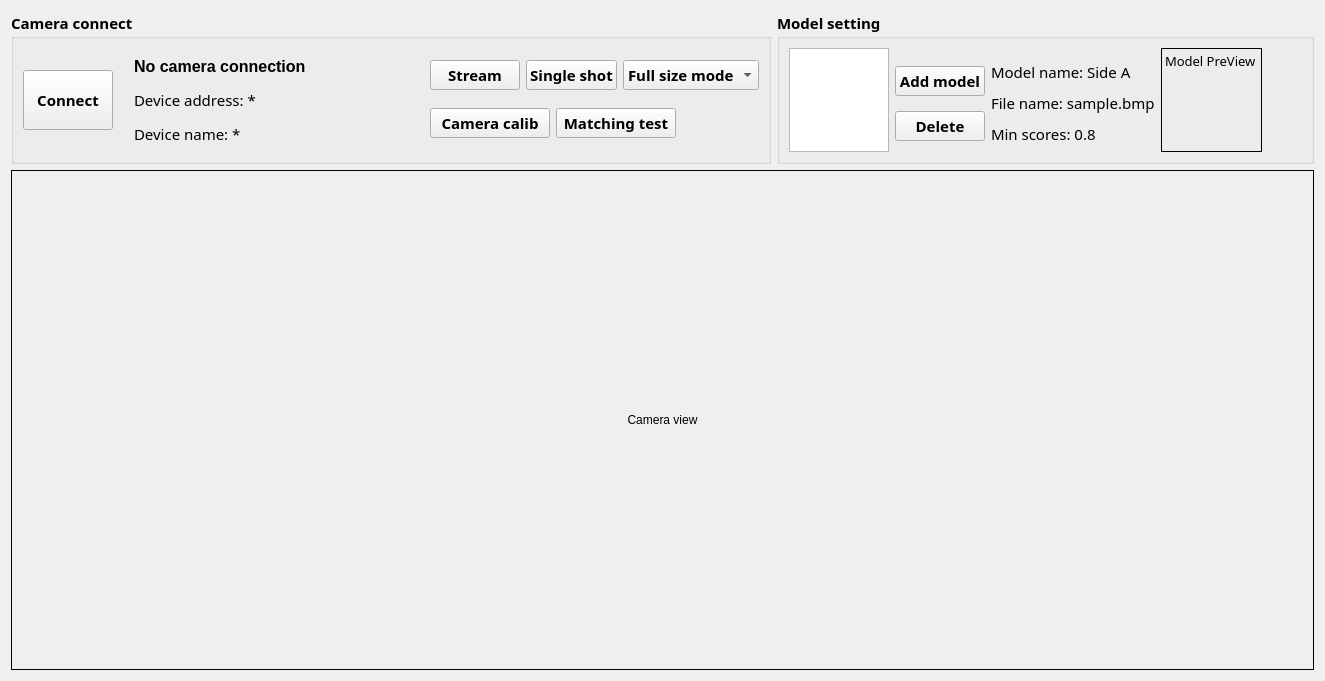
      <widget class="QWidget" name="tab_Vision">
       <attribute name="icon">
        <iconset>
         <disabledoff>:/icon/camera.ico</disabledoff>
        </iconset>
       </attribute>
       <attribute name="title">
        <string>Camera</string>
       </attribute>
       <layout class="QVBoxLayout" name="verticalLayout_6">
        <item>
         <layout class="QHBoxLayout" name="horizontalLayout_13">
          <item>
           <widget class="QGroupBox" name="groupBox_3">
            <property name="maximumSize">
             <size>
              <width>16777215</width>
              <height>16777215</height>
             </size>
            </property>
            <property name="font">
             <font>
              <family>Segoe UI Variable Text Semibold</family>
              <pointsize>11</pointsize>
              <bold>true</bold>
             </font>
            </property>
            <property name="title">
             <string>Camera connect</string>
            </property>
            <layout class="QHBoxLayout" name="horizontalLayout_10">
             <item>
              <widget class="QPushButton" name="btn_Camera_Connect">
               <property name="minimumSize">
                <size>
                 <width>90</width>
                 <height>60</height>
                </size>
               </property>
               <property name="maximumSize">
                <size>
                 <width>90</width>
                 <height>60</height>
                </size>
               </property>
               <property name="font">
                <font>
                 <family>Segoe UI Variable Text Semibold</family>
                 <pointsize>11</pointsize>
                 <bold>true</bold>
                </font>
               </property>
               <property name="text">
                <string>Connect</string>
               </property>
              </widget>
             </item>
             <item>
              <layout class="QVBoxLayout" name="verticalLayout_12">
               <property name="spacing">
                <number>4</number>
               </property>
               <property name="leftMargin">
                <number>15</number>
               </property>
               <item>
                <widget class="QLabel" name="label_Camera_ConnectStatus">
                 <property name="sizePolicy">
                  <sizepolicy hsizetype="Minimum" vsizetype="Preferred">
                   <horstretch>0</horstretch>
                   <verstretch>0</verstretch>
                  </sizepolicy>
                 </property>
                 <property name="minimumSize">
                  <size>
                   <width>250</width>
                   <height>24</height>
                  </size>
                 </property>
                 <property name="maximumSize">
                  <size>
                   <width>500</width>
                   <height>24</height>
                  </size>
                 </property>
                 <property name="font">
                  <font>
                   <family>Segoe UI</family>
                   <pointsize>12</pointsize>
                   <bold>true</bold>
                  </font>
                 </property>
                 <property name="text">
                  <string>No camera connection</string>
                 </property>
                </widget>
               </item>
               <item>
                <widget class="QLabel" name="label_Camera_Address">
                 <property name="sizePolicy">
                  <sizepolicy hsizetype="Minimum" vsizetype="Preferred">
                   <horstretch>0</horstretch>
                   <verstretch>0</verstretch>
                  </sizepolicy>
                 </property>
                 <property name="minimumSize">
                  <size>
                   <width>110</width>
                   <height>24</height>
                  </size>
                 </property>
                 <property name="maximumSize">
                  <size>
                   <width>500</width>
                   <height>24</height>
                  </size>
                 </property>
                 <property name="font">
                  <font>
                   <family>Segoe UI Variable Text Semibold</family>
                   <pointsize>11</pointsize>
                   <bold>false</bold>
                  </font>
                 </property>
                 <property name="text">
                  <string>Device address: *</string>
                 </property>
                </widget>
               </item>
               <item>
                <widget class="QLabel" name="label_Camera_Name">
                 <property name="sizePolicy">
                  <sizepolicy hsizetype="Minimum" vsizetype="Preferred">
                   <horstretch>0</horstretch>
                   <verstretch>0</verstretch>
                  </sizepolicy>
                 </property>
                 <property name="minimumSize">
                  <size>
                   <width>110</width>
                   <height>24</height>
                  </size>
                 </property>
                 <property name="maximumSize">
                  <size>
                   <width>500</width>
                   <height>24</height>
                  </size>
                 </property>
                 <property name="font">
                  <font>
                   <family>Segoe UI Variable Text Semibold</family>
                   <pointsize>11</pointsize>
                   <bold>false</bold>
                  </font>
                 </property>
                 <property name="text">
                  <string>Device name: *</string>
                 </property>
                </widget>
               </item>
              </layout>
             </item>
             <item>
              <spacer name="horizontalSpacer_8">
               <property name="orientation">
                <enum>Qt::Horizontal</enum>
               </property>
               <property name="sizeHint" stdset="0">
                <size>
                 <width>40</width>
                 <height>20</height>
                </size>
               </property>
              </spacer>
             </item>
             <item>
              <layout class="QVBoxLayout" name="verticalLayout_4">
               <item>
                <layout class="QHBoxLayout" name="horizontalLayout_11">
                 <property name="spacing">
                  <number>6</number>
                 </property>
                 <item>
                  <widget class="QPushButton" name="btn_Camera_Stream">
                   <property name="minimumSize">
                    <size>
                     <width>90</width>
                     <height>30</height>
                    </size>
                   </property>
                   <property name="maximumSize">
                    <size>
                     <width>16777215</width>
                     <height>30</height>
                    </size>
                   </property>
                   <property name="font">
                    <font>
                     <family>Segoe UI Variable Text Semibold</family>
                     <pointsize>11</pointsize>
                     <bold>true</bold>
                    </font>
                   </property>
                   <property name="text">
                    <string>Stream</string>
                   </property>
                  </widget>
                 </item>
                 <item>
                  <widget class="QPushButton" name="btn_Camera_SingleShot">
                   <property name="minimumSize">
                    <size>
                     <width>90</width>
                     <height>30</height>
                    </size>
                   </property>
                   <property name="maximumSize">
                    <size>
                     <width>16777215</width>
                     <height>30</height>
                    </size>
                   </property>
                   <property name="font">
                    <font>
                     <family>Segoe UI Variable Text Semibold</family>
                     <pointsize>11</pointsize>
                     <bold>true</bold>
                    </font>
                   </property>
                   <property name="text">
                    <string>Single shot</string>
                   </property>
                  </widget>
                 </item>
                 <item>
                  <widget class="QComboBox" name="comboBox_Camera_ViewMode">
                   <property name="maximumSize">
                    <size>
                     <width>16777215</width>
                     <height>16777215</height>
                    </size>
                   </property>
                   <property name="font">
                    <font>
                     <family>Segoe UI Variable Text Semibold</family>
                     <pointsize>11</pointsize>
                     <bold>true</bold>
                    </font>
                   </property>
                   <item>
                    <property name="text">
                     <string>Full size mode</string>
                    </property>
                   </item>
                   <item>
                    <property name="text">
                     <string>Fit size mode</string>
                    </property>
                   </item>
                  </widget>
                 </item>
                </layout>
               </item>
               <item>
                <layout class="QHBoxLayout" name="horizontalLayout_12">
                 <item>
                  <widget class="QPushButton" name="btn_Calib_Camera">
                   <property name="sizePolicy">
                    <sizepolicy hsizetype="Fixed" vsizetype="Fixed">
                     <horstretch>0</horstretch>
                     <verstretch>0</verstretch>
                    </sizepolicy>
                   </property>
                   <property name="minimumSize">
                    <size>
                     <width>120</width>
                     <height>30</height>
                    </size>
                   </property>
                   <property name="maximumSize">
                    <size>
                     <width>16777215</width>
                     <height>30</height>
                    </size>
                   </property>
                   <property name="font">
                    <font>
                     <family>Segoe UI Variable Text Semibold</family>
                     <pointsize>11</pointsize>
                     <bold>true</bold>
                    </font>
                   </property>
                   <property name="text">
                    <string>Camera calib</string>
                   </property>
                  </widget>
                 </item>
                 <item>
                  <widget class="QPushButton" name="btn_Model_MatchingTest">
                   <property name="sizePolicy">
                    <sizepolicy hsizetype="Fixed" vsizetype="Fixed">
                     <horstretch>0</horstretch>
                     <verstretch>0</verstretch>
                    </sizepolicy>
                   </property>
                   <property name="minimumSize">
                    <size>
                     <width>120</width>
                     <height>30</height>
                    </size>
                   </property>
                   <property name="maximumSize">
                    <size>
                     <width>16777215</width>
                     <height>30</height>
                    </size>
                   </property>
                   <property name="font">
                    <font>
                     <family>Segoe UI Variable Text Semibold</family>
                     <pointsize>11</pointsize>
                     <bold>true</bold>
                    </font>
                   </property>
                   <property name="text">
                    <string>Matching test</string>
                   </property>
                  </widget>
                 </item>
                 <item>
                  <spacer name="horizontalSpacer_7">
                   <property name="orientation">
                    <enum>Qt::Horizontal</enum>
                   </property>
                   <property name="sizeHint" stdset="0">
                    <size>
                     <width>10</width>
                     <height>20</height>
                    </size>
                   </property>
                  </spacer>
                 </item>
                </layout>
               </item>
              </layout>
             </item>
            </layout>
           </widget>
          </item>
          <item>
           <widget class="QGroupBox" name="groupBox_4">
            <property name="maximumSize">
             <size>
              <width>16777215</width>
              <height>180</height>
             </size>
            </property>
            <property name="font">
             <font>
              <family>Segoe UI Variable Text Semibold</family>
              <pointsize>11</pointsize>
              <bold>true</bold>
             </font>
            </property>
            <property name="title">
             <string>Model setting</string>
            </property>
            <layout class="QHBoxLayout" name="horizontalLayout_7">
             <property name="leftMargin">
              <number>9</number>
             </property>
             <property name="topMargin">
              <number>9</number>
             </property>
             <property name="rightMargin">
              <number>9</number>
             </property>
             <property name="bottomMargin">
              <number>9</number>
             </property>
             <item>
              <widget class="QListWidget" name="list_Model_ViewList">
               <property name="sizePolicy">
                <sizepolicy hsizetype="Preferred" vsizetype="Preferred">
                 <horstretch>0</horstretch>
                 <verstretch>0</verstretch>
                </sizepolicy>
               </property>
               <property name="minimumSize">
                <size>
                 <width>100</width>
                 <height>104</height>
                </size>
               </property>
               <property name="maximumSize">
                <size>
                 <width>100</width>
                 <height>104</height>
                </size>
               </property>
               <property name="font">
                <font>
                 <family>Segoe UI Variable Text Semibold</family>
                 <pointsize>9</pointsize>
                 <bold>false</bold>
                </font>
               </property>
              </widget>
             </item>
             <item>
              <layout class="QVBoxLayout" name="verticalLayout_11">
               <property name="topMargin">
                <number>9</number>
               </property>
               <item>
                <widget class="QPushButton" name="btn_Model_Add">
                 <property name="sizePolicy">
                  <sizepolicy hsizetype="Fixed" vsizetype="Fixed">
                   <horstretch>0</horstretch>
                   <verstretch>0</verstretch>
                  </sizepolicy>
                 </property>
                 <property name="minimumSize">
                  <size>
                   <width>90</width>
                   <height>30</height>
                  </size>
                 </property>
                 <property name="maximumSize">
                  <size>
                   <width>16777215</width>
                   <height>30</height>
                  </size>
                 </property>
                 <property name="font">
                  <font>
                   <family>Segoe UI Variable Text Semibold</family>
                   <pointsize>11</pointsize>
                   <bold>true</bold>
                  </font>
                 </property>
                 <property name="text">
                  <string>Add model</string>
                 </property>
                </widget>
               </item>
               <item>
                <widget class="QPushButton" name="btn_Model_Delete">
                 <property name="sizePolicy">
                  <sizepolicy hsizetype="Fixed" vsizetype="Fixed">
                   <horstretch>0</horstretch>
                   <verstretch>0</verstretch>
                  </sizepolicy>
                 </property>
                 <property name="minimumSize">
                  <size>
                   <width>90</width>
                   <height>30</height>
                  </size>
                 </property>
                 <property name="maximumSize">
                  <size>
                   <width>16777215</width>
                   <height>30</height>
                  </size>
                 </property>
                 <property name="font">
                  <font>
                   <family>Segoe UI Variable Text Semibold</family>
                   <pointsize>11</pointsize>
                   <bold>true</bold>
                  </font>
                 </property>
                 <property name="text">
                  <string>Delete</string>
                 </property>
                </widget>
               </item>
              </layout>
             </item>
             <item>
              <layout class="QVBoxLayout" name="verticalLayout_13">
               <property name="spacing">
                <number>4</number>
               </property>
               <property name="topMargin">
                <number>9</number>
               </property>
               <item>
                <widget class="QLabel" name="label_Model_Name">
                 <property name="sizePolicy">
                  <sizepolicy hsizetype="Minimum" vsizetype="Preferred">
                   <horstretch>0</horstretch>
                   <verstretch>0</verstretch>
                  </sizepolicy>
                 </property>
                 <property name="minimumSize">
                  <size>
                   <width>0</width>
                   <height>24</height>
                  </size>
                 </property>
                 <property name="maximumSize">
                  <size>
                   <width>200</width>
                   <height>24</height>
                  </size>
                 </property>
                 <property name="font">
                  <font>
                   <family>Segoe UI Variable Text Semibold</family>
                   <pointsize>11</pointsize>
                   <bold>false</bold>
                  </font>
                 </property>
                 <property name="text">
                  <string>Model name: Side A</string>
                 </property>
                </widget>
               </item>
               <item>
                <widget class="QLabel" name="label_Model_FileName">
                 <property name="sizePolicy">
                  <sizepolicy hsizetype="Minimum" vsizetype="Preferred">
                   <horstretch>0</horstretch>
                   <verstretch>0</verstretch>
                  </sizepolicy>
                 </property>
                 <property name="minimumSize">
                  <size>
                   <width>0</width>
                   <height>24</height>
                  </size>
                 </property>
                 <property name="maximumSize">
                  <size>
                   <width>200</width>
                   <height>24</height>
                  </size>
                 </property>
                 <property name="font">
                  <font>
                   <family>Segoe UI Variable Text Semibold</family>
                   <pointsize>11</pointsize>
                   <bold>false</bold>
                  </font>
                 </property>
                 <property name="text">
                  <string>File name: sample.bmp</string>
                 </property>
                </widget>
               </item>
               <item>
                <widget class="QLabel" name="label_Model_MinScores">
                 <property name="sizePolicy">
                  <sizepolicy hsizetype="Minimum" vsizetype="Preferred">
                   <horstretch>0</horstretch>
                   <verstretch>0</verstretch>
                  </sizepolicy>
                 </property>
                 <property name="minimumSize">
                  <size>
                   <width>0</width>
                   <height>24</height>
                  </size>
                 </property>
                 <property name="maximumSize">
                  <size>
                   <width>200</width>
                   <height>24</height>
                  </size>
                 </property>
                 <property name="font">
                  <font>
                   <family>Segoe UI Variable Text Semibold</family>
                   <pointsize>11</pointsize>
                   <bold>false</bold>
                  </font>
                 </property>
                 <property name="text">
                  <string>Min scores: 0.8</string>
                 </property>
                </widget>
               </item>
              </layout>
             </item>
             <item>
              <layout class="QVBoxLayout" name="verticalLayout_14">
               <item>
                <widget class="QLabel" name="label_Model_PreView">
                 <property name="sizePolicy">
                  <sizepolicy hsizetype="Preferred" vsizetype="Preferred">
                   <horstretch>0</horstretch>
                   <verstretch>0</verstretch>
                  </sizepolicy>
                 </property>
                 <property name="minimumSize">
                  <size>
                   <width>100</width>
                   <height>100</height>
                  </size>
                 </property>
                 <property name="maximumSize">
                  <size>
                   <width>16777215</width>
                   <height>140</height>
                  </size>
                 </property>
                 <property name="baseSize">
                  <size>
                   <width>0</width>
                   <height>0</height>
                  </size>
                 </property>
                 <property name="font">
                  <font>
                   <family>Segoe UI Variable Text Semibold</family>
                   <pointsize>10</pointsize>
                   <bold>false</bold>
                  </font>
                 </property>
                 <property name="frameShape">
                  <enum>QFrame::Box</enum>
                 </property>
                 <property name="text">
                  <string>Model PreView</string>
                 </property>
                 <property name="alignment">
                  <set>Qt::AlignLeading|Qt::AlignLeft|Qt::AlignTop</set>
                 </property>
                </widget>
               </item>
              </layout>
             </item>
             <item>
              <spacer name="horizontalSpacer_6">
               <property name="orientation">
                <enum>Qt::Horizontal</enum>
               </property>
               <property name="sizeHint" stdset="0">
                <size>
                 <width>40</width>
                 <height>20</height>
                </size>
               </property>
              </spacer>
             </item>
            </layout>
           </widget>
          </item>
         </layout>
        </item>
        <item>
         <widget class="QScrollArea" name="scrollArea">
          <property name="minimumSize">
           <size>
            <width>500</width>
            <height>500</height>
           </size>
          </property>
          <property name="frameShape">
           <enum>QFrame::NoFrame</enum>
          </property>
          <property name="frameShadow">
           <enum>QFrame::Sunken</enum>
          </property>
          <property name="widgetResizable">
           <bool>true</bool>
          </property>
          <widget class="QWidget" name="scrollAreaWidgetContents">
           <property name="geometry">
            <rect>
             <x>0</x>
             <y>0</y>
             <width>1233</width>
             <height>504</height>
            </rect>
           </property>
           <layout class="QHBoxLayout" name="horizontalLayout_9">
            <property name="leftMargin">
             <number>0</number>
            </property>
            <property name="topMargin">
             <number>0</number>
            </property>
            <property name="rightMargin">
             <number>0</number>
            </property>
            <property name="bottomMargin">
             <number>0</number>
            </property>
            <item>
             <widget class="QLabel" name="label_Camera_FrameView">
              <property name="sizePolicy">
               <sizepolicy hsizetype="Preferred" vsizetype="Preferred">
                <horstretch>0</horstretch>
                <verstretch>0</verstretch>
               </sizepolicy>
              </property>
              <property name="minimumSize">
               <size>
                <width>0</width>
                <height>0</height>
               </size>
              </property>
              <property name="frameShape">
               <enum>QFrame::Box</enum>
              </property>
              <property name="text">
               <string>Camera view</string>
              </property>
              <property name="alignment">
               <set>Qt::AlignCenter</set>
              </property>
             </widget>
            </item>
           </layout>
          </widget>
         </widget>
        </item>
       </layout>
      </widget>
